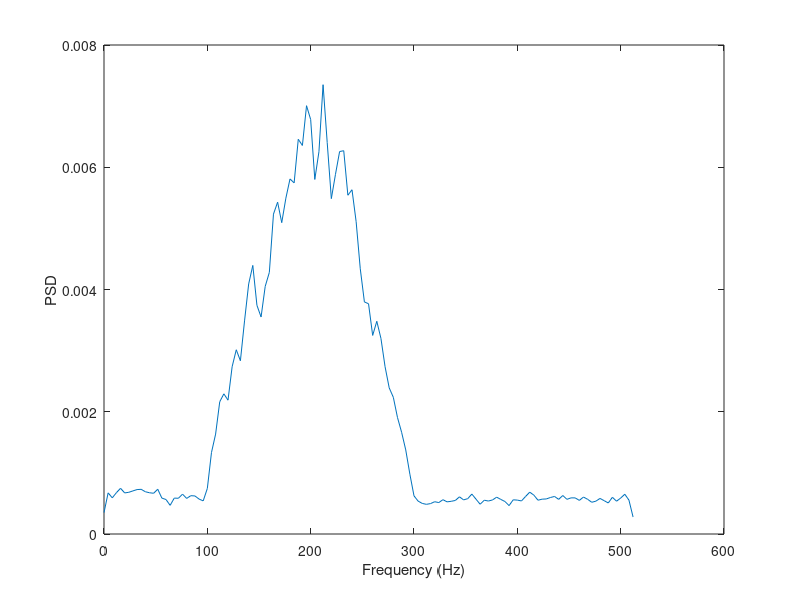

MATLAB code to generate this figure: (Note: this script raises an error after producing the figure.)
data =load('testData.txt');
time = data(:,1);
noise = data(:,2);
sampFreq = 1024; %length(data)/(time(end)-0);
[pxx,f]=pwelch(noise, 256,[],[],sampFreq);
figure;
plot(f,pxx);
xlabel('Frequency (Hz)');
ylabel('PSD');
fltrOrdr = 500;
whiteNoise= WhitenNoise(noise,[f,pxx],fltrOrdr,sampFreq);

winLen = 0.1;
ovrlp = 0.05;
%Convert to integer number of samples 
winLenSmpls = floor(winLen*sampFreq);
ovrlpSmpls = floor(ovrlp*sampFreq);
[S,F,T]=spectrogram(noise,winLenSmpls,ovrlpSmpls,[],sampFreq);
[WS,WF,WT]=spectrogram(whiteNoise,winLenSmpls,ovrlpSmpls,[],sampFreq);
figure;
imagesc(T,F,abs(S)); axis xy;
xlabel('Time (sec)');
ylabel('Frequency (Hz)');
colorbar;
figure;
imagesc(WT,WF,abs(WS)); axis xy;
xlabel('Time (sec)');
ylabel('Frequency (Hz)');
colorbar;
figure;
plot(time,noise,'r');
figure;
plot(time,whiteNoise,'b');
xlabel('time')


